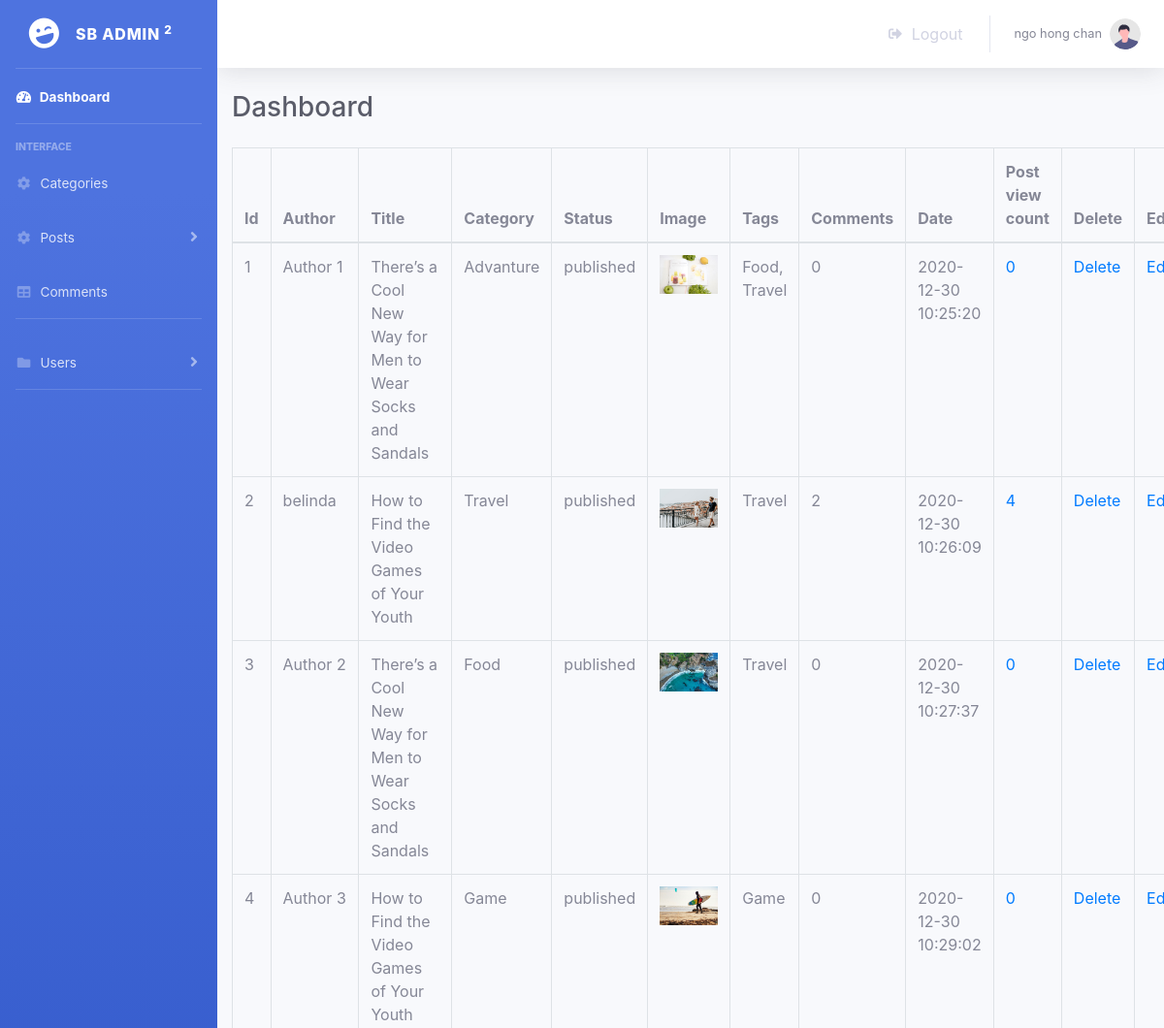
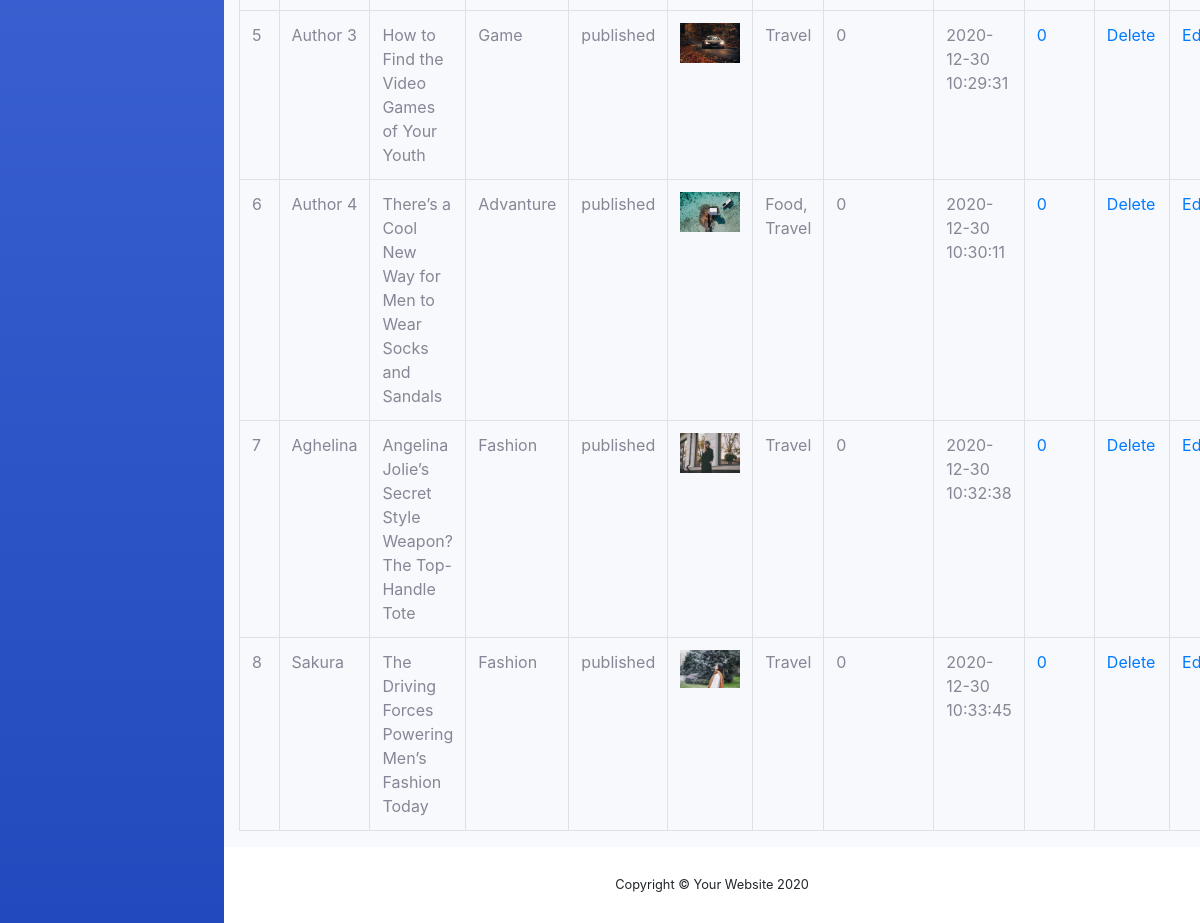
Screenshot of /admin/posts.php (signed in) with the database file from the repository (2 pictures, top to bottom).
### tables this page shows
CREATE TABLE `posts` (
  `post_id` int(11) NOT NULL,
  `post_category_id` int(11) NOT NULL,
  `post_title` varchar(255) NOT NULL,
  `post_author` varchar(255) NOT NULL,
  `post_date` datetime NOT NULL,
  `post_image` varchar(255) NOT NULL,
  `post_content` longtext NOT NULL,
  `post_tags` varchar(255) NOT NULL,
  `post_status` varchar(255) NOT NULL,
  `post_views_count` int(11) NOT NULL,
  `post_comment_count` int(11) NOT NULL
);

CREATE TABLE `category` (
  `cat_id` int(11) NOT NULL,
  `cat_title` varchar(255) NOT NULL
);

### admin/includes/view_all_posts.php (the view, shortened to what this page needs)
<table class="table table-bordered table-hover">
    <thead>
        <tr>
            <th>Id</th>
            <th>Author</th>
            <th>Title</th>
            <th>Category</th>
            <th>Status</th>
            <th>Image</th>
            <th>Tags</th>
            <th>Comments</th>
            <th>Date</th>
            <th>Post view count</th>
            <th>Delete</th>
            <th>Edit</th>
        </tr>
    </thead>
    <tbody>
        <?php
        $query = "SELECT * FROM posts";
        $select_post_query = mysqli_query($connection, $query);
        while ($row = mysqli_fetch_assoc($select_post_query)) {
            $post_id = $row['post_id'];
            $post_author = $row['post_author'];
            $post_title = $row['post_title'];
            $post_category_id = $row['post_category_id'];
            $post_status = $row['post_status'];
            $post_image = $row['post_image'];
            $post_tags = $row['post_tags'];
            $post_comment_count = $row['post_comment_count'];
            $post_date = $row['post_date'];
            $post_views_count = $row['post_views_count'];
            echo "<tr>";
            echo "<td>$post_id</td>";
            echo "<td>$post_author</td>";
            echo "<td>$post_title</td>";
            $query = "SELECT * FROM category where cat_id = $post_category_id";
            $select_categories_id = mysqli_query($connection, $query);
            while ($row = mysqli_fetch_assoc($select_categories_id)) {
                $cat_title = $row['cat_title'];
                echo "<td>$cat_title</td>";
            }
            echo "<td>$post_status</td>";
            echo "<td><img style='width: 60px'  src='../images/$post_image'/></td>";
            echo "<td>$post_tags</td>";
            echo "<td>$post_comment_count</td>";
            echo "<td>$post_date</td>";
            echo "<td><a href='posts.php?reset=$post_id'>$post_views_count</a></td>";
            echo "<td><a href='posts.php?delete=$post_id'>Delete</a></td>";
            echo "<td><a href='posts.php?source=edit_post&p_id=$post_id'>Edit</a></td>";
            echo "<tr>";
        }
        ?>
    </tbody>
</table>

### rows the page displays
posts: post_id "1", post_author "Author 1", post_title "There’s a Cool New Way for Men to Wear Socks and Sandals", post_status "published", post_image (picture), post_tags "Food, Travel", post_comment_count "0", post_date "2020-12-30 10:25:20", post_views_count "0"
category: cat_title "Advanture"
posts: post_id "2", post_author "belinda", post_title "How to Find the Video Games of Your Youth", post_status "published", post_image (picture), post_tags "Travel", post_comment_count "2", post_date "2020-12-30 10:26:09", post_views_count "4"
category: cat_title "Travel"
posts: post_id "3", post_author "Author 2", post_title "There’s a Cool New Way for Men to Wear Socks and Sandals", post_status "published", post_image (picture), post_tags "Travel", post_comment_count "0", post_date "2020-12-30 10:27:37", post_views_count "0"
category: cat_title "Food"
posts: post_id "4", post_author "Author 3", post_title "How to Find the Video Games of Your Youth", post_status "published", post_image (picture), post_tags "Game", post_comment_count "0", post_date "2020-12-30 10:29:02", post_views_count "0"
category: cat_title "Game"
posts: post_id "5", post_author "Author 3", post_title "How to Find the Video Games of Your Youth", post_status "published", post_image (picture), post_tags "Travel", post_comment_count "0", post_date "2020-12-30 10:29:31", post_views_count "0"
posts: post_id "6", post_author "Author 4", post_title "There’s a Cool New Way for Men to Wear Socks and Sandals", post_status "published", post_image (picture), post_tags "Food, Travel", post_comment_count "0", post_date "2020-12-30 10:30:11", post_views_count "0"
posts: post_id "7", post_author "Aghelina", post_title "Angelina Jolie’s Secret Style Weapon? The Top-Handle Tote", post_status "published", post_image (picture), post_tags "Travel", post_comment_count "0", post_date "2020-12-30 10:32:38", post_views_count "0"
category: cat_title "Fashion"
posts: post_id "8", post_author "Sakura", post_title "The Driving Forces Powering Men’s Fashion Today", post_status "published", post_image (picture), post_tags "Travel", post_comment_count "0", post_date "2020-12-30 10:33:45", post_views_count "0"

### other values shown
$_SESSION['username'] "ngo hong chan"
